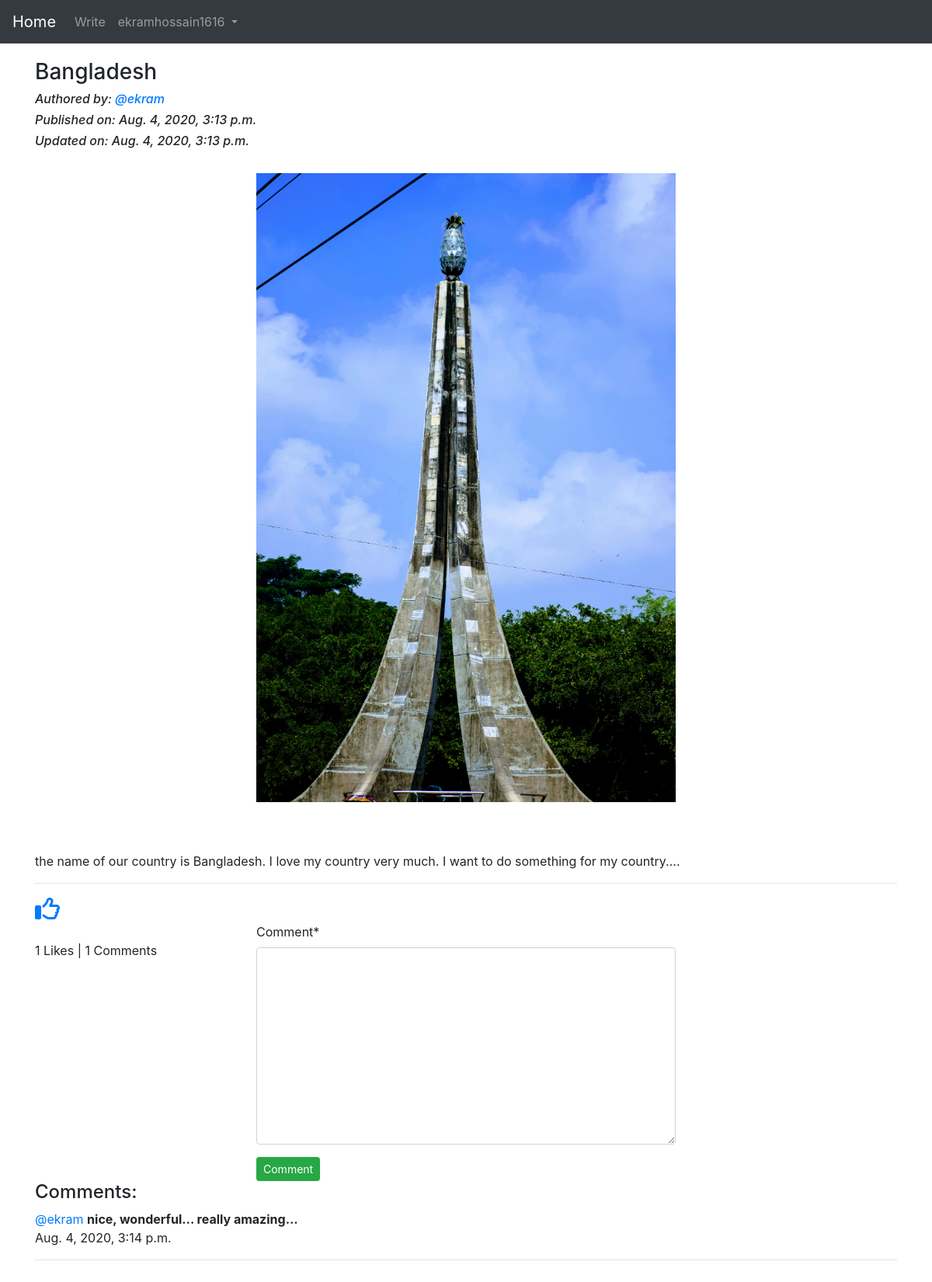
The page /blog/details/Bangladesh-29ad82d7-fda8-45e3-8104-06afd0ba64b0 (signed in) on the database its author committed.
### App_Blog/models.py (models this page shows, shortened)
class Blog(models.Model):
    author = models.ForeignKey(User, on_delete = models.CASCADE, related_name='post_author')
    blog_title = models.CharField(max_length = 264, verbose_name = 'Input your title')
    slug = models.SlugField(max_length = 264, unique = True)
    blog_content = models.TextField(verbose_name = 'What is on your mind ?')
    blog_image = models.ImageField(upload_to = 'blog_images',verbose_name = 'Image')
    publish_date = models.DateTimeField(auto_now_add = True)
    update_date = models.DateTimeField(auto_now = True)
    class Meta:
        ordering = ('-publish_date',)

class Comment(models.Model):
    blog = models.ForeignKey(Blog, on_delete = models.CASCADE, related_name = 'blog_comment')
    user = models.ForeignKey(User, on_delete = models.CASCADE, related_name = 'user_comment')
    comment = models.TextField(max_length = 264)
    comment_date = models.DateTimeField(auto_now_add = True)

### App_Blog/views.py (the view, shortened to what this page needs)
# urls.py: path('details/<str:slug>',views.blog_details, name='blog_details'),
@login_required
def blog_details(request, slug):
    blog = Blog.objects.get(slug=slug)
    comment_form = CommentForm()
    already_liked = Likes.objects.filter(blog=blog,user=request.user)
    if already_liked:
        liked = True
    else:
        liked = False
    return render(request,'App_Blog/blog_details.html',context={'blog':blog,'comment_form':comment_form,'liked':liked})

### App_Blog/forms.py
class CommentForm(forms.ModelForm):
    class Meta:
        model = Comment
        fields = ('comment',)

### templates/App_Blog/blog_details.html (shortened to what this page needs)
{% extends 'base.html' %}
{% load crispy_forms_tags %}
{% block body_block %}
<h3>{{blog.blog_title}}</h3>
<div class="row">
  <div class="col-sm-4">
    <h6><i>Authored by: <a href="#">@{{blog.author}}</a></i></h6>
    <h6><i>Published on: {{blog.publish_date}}</i></h6>
    <h6><i>Updated on: {{blog.update_date}}</i></h6><br>
  </div>
  <div class="col-sm-6">
  </div>
  <div class="col-sm-2">
  </div>
</div>
<div class="row">
  <div class="col-sm-3">
  </div>
  <div class="col-sm-6">
    <img src="/media/{{blog.blog_image}}" alt="{{blog.blog_image}}" width="100%">
  </div>
  <div class="col-sm-3">
  </div>
</div>
<br><br>
<p>{{blog.blog_content|linebreaks}}</p><hr>
{% if not liked %}
<a href="{% url 'App_Blog:liked' pk=blog.pk %}"><i class="far fa-thumbs-up fa-2x"></i></a>
{% else %}
<a href="{% url 'App_Blog:unliked' pk=blog.pk%}"><i class="fas fa-thumbs-up fa-2x"></i></a>
{% endif %}
<div class="row">
  <div class="col-sm-3">
    <br><p>{{blog.liked_blog.count}} Likes | {{blog.blog_comment.count}} Comments</p>
  </div>
  <div class="col-sm-6">
    <form method="POST">
      {{comment_form|crispy}}
      <button type="submit" class="btn btn-success btn-sm">Comment</button>
    </form>
  </div>
  <div class="col-sm-3">
  </div>
</div>
<h4>Comments:</h4>
{% for comment in blog.blog_comment.all %}
<p><a href="#">@{{comment.user}} </a><b>{{comment.comment}}</b><br>{{comment.comment_date}}</p><hr>
{% endfor %}
<br><br><br>
{% endblock %}

### templates/base.html (shortened to what this page needs)
<!DOCTYPE html>
<html lang="en" dir="ltr">
  <head>
    <link rel="stylesheet" href="https://stackpath.bootstrapcdn.com/bootstrap/4.5.0/css/bootstrap.min.css">
  </head>
  <body>
    <nav class="navbar navbar-expand-lg navbar-dark bg-dark">
  <a class="navbar-brand" href="{% url 'index' %}">Home</a>
  <div class="collapse navbar-collapse" id="navbarNavDropdown">
    <ul class="navbar-nav">
      {% if user.is_authenticated %}
      <li class="nav-item">
        <a class="nav-link" href="{% url 'App_Blog:create_blog' %}">Write</a>
      </li>
      <li class="nav-item dropdown">
        <a class="nav-link dropdown-toggle" href="{% url 'index' %}" id="navbarDropdownMenuLink" data-toggle="dropdown" aria-haspopup="true" aria-expanded="false">
          {{user.username}}
        </a>
          {% endif %}
      </li>
    </ul>
  </div>
</nav>
<div style="padding-top:20px" class="container">
  {% block body_block %}
  {% endblock %}
</div>
  </body>
</html>

### rows shown on the page
Blog: blog_title "Bangladesh", author "ekram", publish_date "Aug. 4, 2020, 3:13 p.m.", update_date "Aug. 4, 2020, 3:13 p.m.", blog_image (picture), blog_content "the name of our country is Bangladesh. I love my country very much. I want to do something for my country....", liked_blog.count "1", blog_comment.count "1"
Comment: user "ekram", comment "nice, wonderful... really amazing...", comment_date "Aug. 4, 2020, 3:14 p.m."

### other values the page prints
{{ user.username }} "ekramhossain1616"
